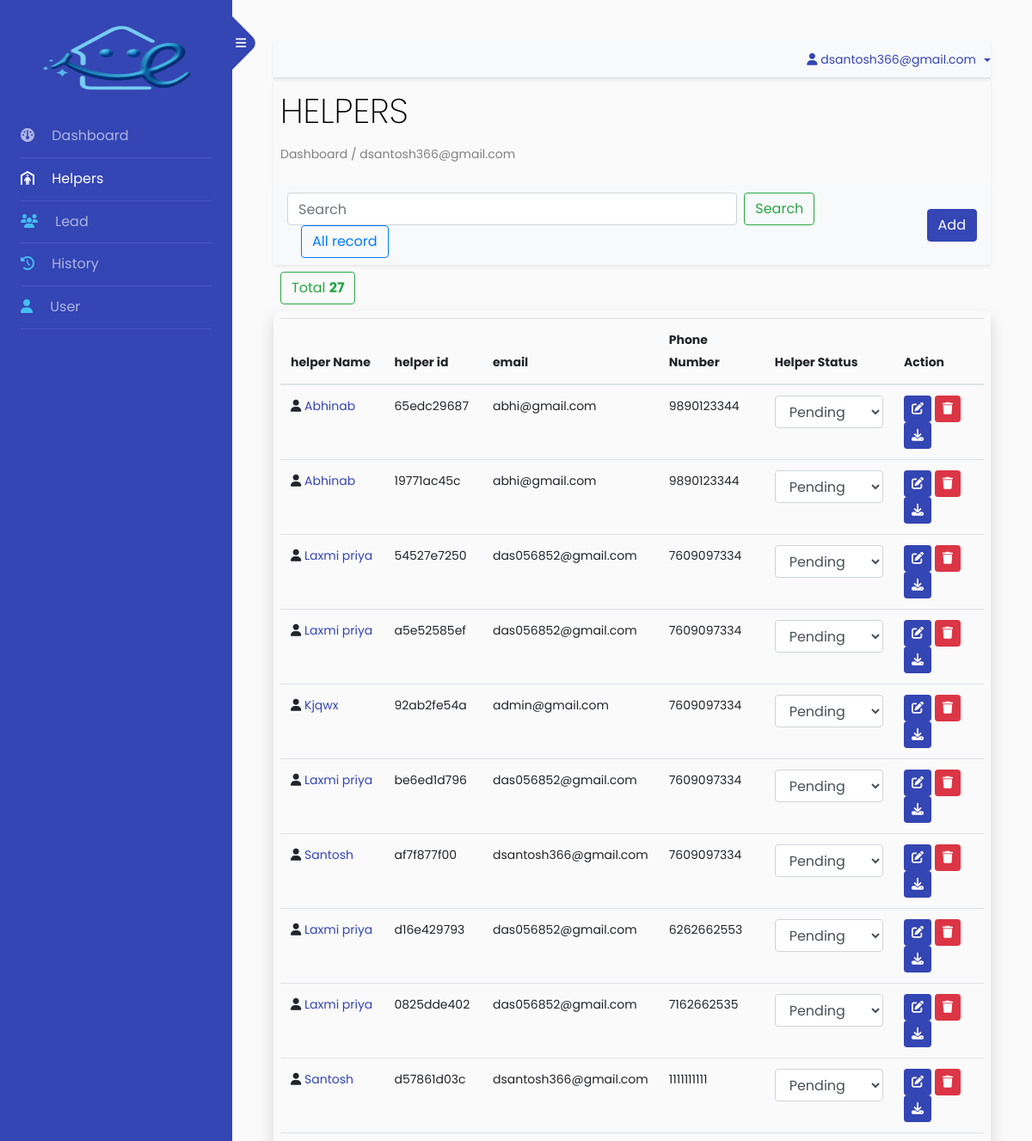
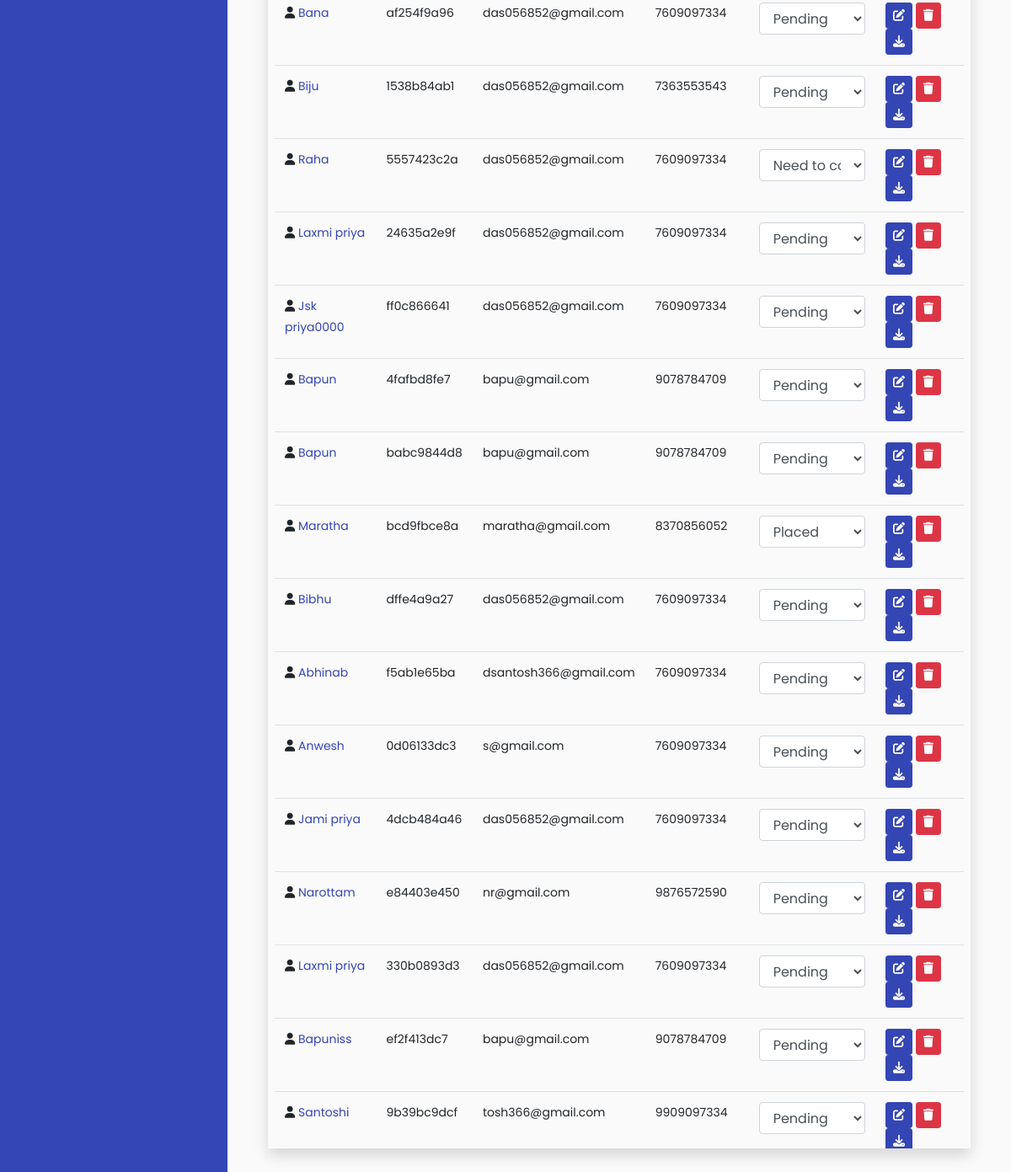
Screenshot of /helper_list (signed in) with the database file from the repository (2 pictures, top to bottom).
### app/models.py (models this page shows, shortened)
class HelperModel(models.Model):
    helper_id = models.CharField(max_length=20,null=True,blank=True,unique=True)
    helper_status = models.CharField(max_length=50,choices=CONTACT_STATUS,default='pending')
    first_name = models.CharField(max_length=100,null=False,blank=False)
    middle_name = models.CharField(max_length=100,null=True,blank=True)
    last_name = models.CharField(max_length=100,null=False,blank=False)
    primary_phone = models.IntegerField(null=False,blank=False)
    secondary_phone = models.IntegerField(null=True,blank=True)
    email_id = models.CharField(max_length=100,null=True,blank=True,default='Name@ezyhelpers.com')
    dob = models.DateField()
    street = models.CharField(max_length=100,null=False,blank=False)
    city = models.CharField(max_length=100,null=False,blank=False)
    zipcode = models.IntegerField(null=False,blank=False)
    state = models.CharField(max_length=100,choices=STATE,null=False,blank=False)
    country = models.CharField(max_length=100,choices=COUNTRY,null=False,blank=False)
    additional_comment = models.TextField(blank=True,null=True)
    work_experience = models.CharField(max_length=30,choices=EXPERIENCE)
    availability_status_week = models.CharField(max_length=400)
    availability_status = models.CharField(max_length=60,choices=AVAILABILITY_STATUS)
    locality = models.CharField(max_length=30,choices=LOCALITY)
    near_by = models.BooleanField(default=False)
    admin_user = models.ForeignKey(User,on_delete=models.CASCADE,null=True,blank=True)
    create_date = models.DateField(auto_now_add=True)
    update_date = models.DateField(null=True,blank=True)
    id_pdf = models.FileField(upload_to='pdfs/', validators=[validate_pdf],null=True,blank=True)
    id_type = models.CharField(max_length=100,blank=True,null=True,choices=ID_TYPE)
    call_status = models.CharField(max_length=100,choices=CALL_STATUS,default=None,null=True)
    phone_valid = models.BooleanField(default=False)

### backnd/views.py (the view)
# urls.py: path('helper_list',HelperListViews,name='helper_list'),
@login_required
def HelperListViews(request):
    helper = HelperModel.objects.filter(phone_valid = False).order_by('-id') # helper model object
    if request.method == 'POST':
        search = request.POST['search'].strip() # strip for remove space from both of sides
        helper = HelperModel.objects.filter(Q(helper_id__icontains = search) | Q(first_name__icontains = search) | Q(email_id__icontains = search) | Q(primary_phone__icontains = search))
    data = {
        'helper_list': helper
    }
    return render(request,"helper_list.html",data)

### templates/helper_list.html (shortened to what this page needs)
{% extends "index.html" %}
{% load static %}
{% block body %}
<section class="super_user_dash shadow-sm rounded p-2">
  <div class='dash-box'>
    <h1> HELPERS </h1>
    <p>Dashboard / {{request.user}}</p>
  </div>
</section>
<section class='helper'>
  <nav class="navbar navbar-light bg-light shadow-sm">
    <form class="form-inline" method='post'>
      <input class="form-control mr-sm-2 w-75" type="search" name='search' placeholder="Search" aria-label="Search">
      <button class="btn btn-outline-success my-2 my-sm-0" type="submit">Search</button>
      <a href="{% url 'helper_list' %}" class="btn btn-outline-primary my-2 my-sm-0 mx-3" type="submit">All record</a
        href="{% url 'lead_list' %}">
    </form>
    <button class='btn btn-primary' data-toggle="modal" data-target="#exampleModalCenter">Add</button>
  </nav>
  <button class='btn btn-outline-success m-2'>Total <b>{{helper_list.count}}</b></button>
  <section class='helper_list shadow p-2'>
    <table class="table" id="myTable">
      <thead>
        <tr>
          <th scope="col" onclick="sortTable(0)">helper Name</th>
          <th scope="col" onclick="sortTable(1)">helper id</th>
          <th scope="col" onclick="sortTable(2)">email</th>
          <th scope="col" onclick="sortTable(3)">Phone Number</th>
          <th scope="col">Helper Status</th>
          <th scope="col">Action</th>
        </tr>
      </thead>
      <tbody>
        {% for i in helper_list %}
           {% if not i.phone_valid %}
           <tr>
            <td scope="row" >
              <i class="fa-solid fa-user"></i>
              <a href="{% url 'helper_view' i.id %}" class="table_col">{{i.first_name|capfirst}}</a>
            </td>
            <td class="table_col" >{{i.helper_id}}</td>
            <td class="table_col" >{{i.email_id}}</td>
            <td class="table_col">{{i.primary_phone}}</td>
            <td>
              <form action="{% url 'helper_status_update' i.id %}" class="helper-status-fm" method="post">
                <select name="helper-status-inp" class='form-control helper-status-inp'>
                  <option value="placed" {% if i.helper_status == 'placed' %} selected {% endif %}>
                    Placed
                  </option>
                  <option value="pending" {% if i.helper_status == "pending" %} selected {% endif %}>Pending</option>
                  <option value="need_to_contact" {% if i.helper_status == 'need_to_contact' %} selected {% endif %}>Need to
                    contact</option>
                </select>
              </form>
            </td>
            <td>
              <a href="{% url 'helper_edit' i.id %}" class="btn btn-sm btn-primary"><i
                  class="fa-solid fa-pen-to-square"></i></a>
              <button class="btn btn-sm btn-danger" data-toggle="modal" data-target="#ampleModal{{forloop.counter}}"><i
                  class="fa-solid fa-trash"></i></button>
              <a href="{% url 'helper_pdf' i.id %}" class="btn btn-sm btn-primary" download><i
                  class="fa-solid fa-download"></i></a>
            </td>
          </tr>
           {% endif %}
        {% endfor %}
      </tbody>
    </table>
  </section>
</section>
{% endblock body %}

### templates/index.html (shortened to what this page needs)
<!doctype html>
<html lang="en">
<head>
	{% load static %}
	<link rel="stylesheet" href="https://stackpath.bootstrapcdn.com/font-awesome/4.7.0/css/font-awesome.min.css">
	<link rel="stylesheet" href="{% static 'css/style.css' %}">
	<link rel="stylesheet" href="https://cdnjs.cloudflare.com/ajax/libs/font-awesome/6.4.0/css/all.min.css">
	<link rel="stylesheet" href="{% static 'style.css' %}">
</head>
<body>
	<div class="wrapper d-flex align-items-stretch">
		<nav id="sidebar">
			<div class="custom-menu">
				<button type="button" id="sidebarCollapse" class="btn btn-primary">
					<i class="fa fa-bars"></i>
				</button>
			</div>
			<div class="p-4">
				<h1>
					<a href="{% url 'home' %}" class="logo">
						<div class="logo">
							<img src="{% static 'images/logo.png' %}" alt="wait">
						</div>
					</a>
				</h1>
				{% with request.resolver_match.url_name as url_name %} {% comment %} for get url name {% endcomment %}
				<ul class="list-unstyled components mb-5">
					<li class="{% if url_name == 'super_user_dashboard' or url_name == 'employee_dashboard' %}active{% endif %}">
						<a href="{% url 'home' %}"><i class="fa-solid fa-gauge mr-3"></i> Dashboard</a>
					</li>
					<li
						class="{% if url_name == 'helper_list' or url_name == 'helper_add' or url_name == 'excel_file_helper_upload' or url_name == 'helper_view'  %}active{% endif %}">
						<a href="{% url 'helper_list' %}"><i class="fa-solid fa-person-shelter mr-3"></i> Helpers</a>
					</li>
					<li
						class="{% if url_name == 'lead_list' or url_name == 'lead_add' or url_name == 'lead_edit'  %}active{% endif %}">
						<a href="{% url 'lead_list' %}"><span class="fa-solid fa-users mr-3"></span> Lead</a>
					</li>
					<li
						class="{% if url_name == 'history' %}active{% endif %}">
						<a href="{% url 'history' %}"><span class="fa-solid fa-clock-rotate-left mr-3"></span> History</a>
					</li>
					{% if request.user.is_superuser %}
					<li
						class="{% if url_name == 'superuser_user_create' or url_name == 'superuser_user_list' or url_name == 'superuser_user_update' %}active{% endif %}">
						<a href="{% url 'superuser_user_list' %}"><span class="fa fa-user mr-3"></span> User</a>
					</li>
					{% endif %}
				</ul>
				{% endwith %}
		</nav>
		<div id="content" class="p-4 p-md-5 pt-5">
			<nav class="shadow-sm navbar-light bg-light">
				<ul class="nav nav-tabs justify-content-end">
					<li class="nav-item dropdown">
						<a class="nav-link dropdown-toggle" data-toggle="dropdown" href="#" role="button"
							aria-haspopup="true" aria-expanded="false">
							<i class="fa-solid fa-user"></i> {{request.user}}
						</a>
					</li>
				</ul>
			</nav>
			{% block body %}
			{% endblock body %}
		</div>
	</div>
</body>
</html>

### static/style.css (style rules this page uses)
.super_user_dash .dash-box h1 { text-align: left; font-weight: 200; }
.helper_list { height: 50vh; overflow-y: scroll; }
.helper nav form { width: 87%; }
.helper_list th { cursor: pointer; }

### rows the page displays
HelperModel: first_name "Abhinab", helper_id "65edc29687", email_id "abhi@gmail.com", primary_phone "9890123344", helper-status-inp "Pending"
HelperModel: first_name "Abhinab", helper_id "19771ac45c", email_id "abhi@gmail.com", primary_phone "9890123344", helper-status-inp "Pending"
HelperModel: first_name "Laxmi priya", helper_id "54527e7250", email_id "das056852@gmail.com", primary_phone "7609097334", helper-status-inp "Pending"
HelperModel: first_name "Laxmi priya", helper_id "a5e52585ef", email_id "das056852@gmail.com", primary_phone "7609097334", helper-status-inp "Pending"
HelperModel: first_name "Kjqwx", helper_id "92ab2fe54a", email_id "admin@gmail.com", primary_phone "7609097334", helper-status-inp "Pending"
HelperModel: first_name "Laxmi priya", helper_id "be6ed1d796", email_id "das056852@gmail.com", primary_phone "7609097334", helper-status-inp "Pending"
HelperModel: first_name "Santosh", helper_id "af7f877f00", email_id "dsantosh366@gmail.com", primary_phone "7609097334", helper-status-inp "Pending"
HelperModel: first_name "Laxmi priya", helper_id "d16e429793", email_id "das056852@gmail.com", primary_phone "6262662553", helper-status-inp "Pending"
HelperModel: first_name "Laxmi priya", helper_id "0825dde402", email_id "das056852@gmail.com", primary_phone "7162662535", helper-status-inp "Pending"
HelperModel: first_name "Santosh", helper_id "d57861d03c", email_id "dsantosh366@gmail.com", primary_phone "1111111111", helper-status-inp "Pending"
HelperModel: first_name "Bana", helper_id "af254f9a96", email_id "das056852@gmail.com", primary_phone "7609097334", helper-status-inp "Pending"
HelperModel: first_name "Biju", helper_id "1538b84ab1", email_id "das056852@gmail.com", primary_phone "7363553543", helper-status-inp "Pending"
HelperModel: first_name "Raha", helper_id "5557423c2a", email_id "das056852@gmail.com", primary_phone "7609097334", helper-status-inp "Need to contact"
HelperModel: first_name "Laxmi priya", helper_id "24635a2e9f", email_id "das056852@gmail.com", primary_phone "7609097334", helper-status-inp "Pending"
HelperModel: first_name "Jsk priya0000", helper_id "ff0c866641", email_id "das056852@gmail.com", primary_phone "7609097334", helper-status-inp "Pending"
HelperModel: first_name "Bapun", helper_id "4fafbd8fe7", email_id "bapu@gmail.com", primary_phone "9078784709", helper-status-inp "Pending"
HelperModel: first_name "Bapun", helper_id "babc9844d8", email_id "bapu@gmail.com", primary_phone "9078784709", helper-status-inp "Pending"
HelperModel: first_name "Maratha", helper_id "bcd9fbce8a", email_id "maratha@gmail.com", primary_phone "8370856052", helper-status-inp "Placed"
HelperModel: first_name "Bibhu", helper_id "dffe4a9a27", email_id "das056852@gmail.com", primary_phone "7609097334", helper-status-inp "Pending"
HelperModel: first_name "Abhinab", helper_id "f5ab1e65ba", email_id "dsantosh366@gmail.com", primary_phone "7609097334", helper-status-inp "Pending"
HelperModel: first_name "Anwesh", helper_id "0d06133dc3", email_id "s@gmail.com", primary_phone "7609097334", helper-status-inp "Pending"
HelperModel: first_name "Jami priya", helper_id "4dcb484a46", email_id "das056852@gmail.com", primary_phone "7609097334", helper-status-inp "Pending"
HelperModel: first_name "Narottam", helper_id "e84403e450", email_id "nr@gmail.com", primary_phone "9876572590", helper-status-inp "Pending"
HelperModel: first_name "Laxmi priya", helper_id "330b0893d3", email_id "das056852@gmail.com", primary_phone "7609097334", helper-status-inp "Pending"
HelperModel: first_name "Bapuniss", helper_id "ef2f413dc7", email_id "bapu@gmail.com", primary_phone "9078784709", helper-status-inp "Pending"
HelperModel: first_name "Santoshi", helper_id "9b39bc9dcf", email_id "tosh366@gmail.com", primary_phone "9909097334", helper-status-inp "Pending"

### other values shown
{{ request.user }} "dsantosh366@gmail.com"
{{ helper_list.count }} "27"
